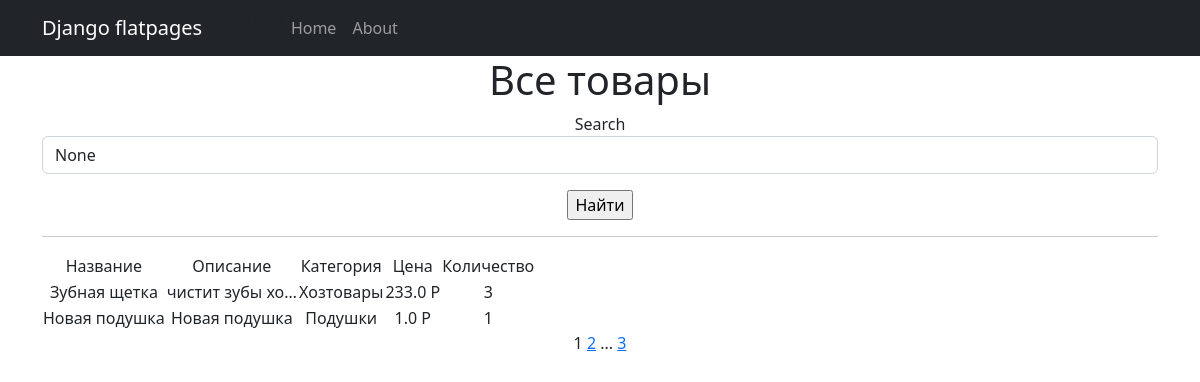
Screenshot of /products/ with the database file from the repository.
### simpleapp/models.py (models this page shows, shortened)
class Product(models.Model):
    name = models.CharField(
        max_length=50,
        unique=True,  # названия товаров не должны повторяться
    )
    description = models.TextField()
    quantity = models.IntegerField(
        validators=[MinValueValidator(0)],
    )
    category = models.ForeignKey(
        to='Category',
        on_delete=models.CASCADE,
        related_name='products',  # все продукты в категории будут доступны через поле products
    )
    price = models.FloatField(
        validators=[MinValueValidator(0.0)],
    )

class Category(models.Model):
    name = models.CharField(max_length=100, unique=True)

### simpleapp/views.py (the view)
# urls.py: path('', ProductsList.as_view(), name='product_list'),
class ProductsList(ListView):
    model = Product
    ordering = 'name'
    template_name = 'products.html'
    context_object_name = 'products'
    paginate_by = 2
    def get_queryset(self):
        queryset = super().get_queryset()
        self.filterset = ProductFilter(self.request.GET, queryset)
        return self.filterset.qs
    def get_context_data(self, **kwargs):
        context = super().get_context_data(**kwargs)
        context['filterset'] = self.filterset
        return context

### simpleapp/models.py (called while the page is built)
    def __str__(self):
        return self.name

### simpleapp/templatetags/custom_filters.py (called while the page is built)
@register.filter()
def currency(value, code='usd'):
    postfix = CURRENCIES_SYMBOLS[code]
    return f'{value} {postfix}'

### simpleapp/templatetags/custom_tags.py (called while the page is built)
@register.simple_tag()
def current_time(format_string='%b %d %Y'):
    return datetime.utcnow().strftime(format_string)

### templates/products.html (shortened to what this page needs)
{% extends 'flatpages/default.html' %}
{% load custom_filters %}
{% load custom_tags %}
{% block content %}
   <h1>Все товары</h1>
<form action="" method="get" >
    <label for="{{ filterset.form.name__icontains.id_for_label }}">Search</label>
    <input
        id="{{ filterset.form.name__icontains.id }}"
        name="{{ filterset.form.name__icontains.name }}"
        value="{{ filterset.form.name__icontains.value }}"
        class="form-control"
    >
    <input type="submit" class="mt-3 btn-primary" value="Найти" />
</form>
   <hr>
   {% if products %}
       <table>
           <tr>
               <td>Название</td>
               <td>Описание</td>
               <td>Категория</td>
               <td>Цена</td>
               <td>Количество</td>
           </tr>
           {% for product in products %}
           <tr>
               <td>{{ product.name }}</td>
               <td>{{ product.description|truncatechars:15 }}</td>
               <td>{{ product.category.name }}</td>
               <td>{{ product.price|currency:"rub" }}</td>
               <td>{{ product.quantity }}</td>
           </tr>
           {% endfor %}
       </table>
   {% else %}
       <h2>Товаров нет!</h2>
   {% endif %}
   {{ page_obj.number }}
   {% if page_obj.has_next %}
       <a href="?page={{ page_obj.next_page_number }}">{{ page_obj.next_page_number }}</a>
       {% if paginator.num_pages != page_obj.next_page_number %}
           ...
           <a href="?page={{ page_obj.paginator.num_pages }}">{{ page_obj.paginator.num_pages }}</a>
       {% endif %}
   {% endif %}
{% endblock content %}

### templates/flatpages/default.html (shortened to what this page needs)
<!DOCTYPE html>
<html lang="en">
    <head>
        {% load static %}
        <link href="{% static 'css/styles.css' %}" rel="stylesheet" />
    </head>
    <body>
        <nav class="navbar navbar-expand-lg navbar-dark bg-dark static-top">
   <div class="container">
       <a class="navbar-brand" href="#">Django flatpages</a>
       <div class="collapse navbar-collapse" id="navbarResponsive">
           <ul class="navbar-nav ml-auto">
               <li class="nav-item active">
                       <span class="sr-only">(current)</span>
               </li>
               <li class="nav-item">
                   <a class="nav-link" href="/home/">Home</a>
               </li>
               <li class="nav-item">
                   <a class="nav-link" href="/about/">About</a>
               </li>
                    </ul>
                </div>
            </div>
        </nav>
       <div class="container">
    <div class="row">
        <div class="col-lg-12 text-center">
            {% block content %}
            {% endblock content %}
        </div>
    </div>
        </div>
    </body>
</html>

### rows the page displays
Product: name "Зубная щетка", description "чистит зубы хо…", category.name "Хозтовары", price "233.0 Р", quantity "3"
Product: name "Новая подушка", description "Новая подушка", category.name "Подушки", price "1.0 Р", quantity "1"

### other values shown
{{ page_obj.number }} "1"
{{ page_obj.next_page_number }} "2"
{{ page_obj.paginator.num_pages }} "3"
